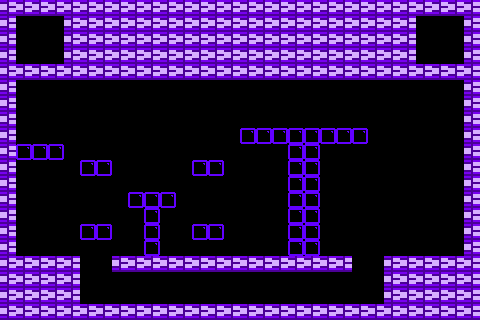

Below is a game level as drawn by its tile map, then a one-line description and the .tmx that defines it (tile-layer data replaced by summaries):
An orthogonal 30x20 tile map with 16x16 px tiles, 2 tile layers (bricks, solidbricks), 4 tilesets and 15 objects (6x PowerUpSpawnPoint, 3x StarInGameCurrency, 2x skeletonWhaleSpawnPoint, SpawnPoint, TimeBomb, ...).

<map version="1.0" orientation="orthogonal" width="30" height="20" tilewidth="16" tileheight="16">
 <tileset firstgid="1" name="TileSetTemplate" tilewidth="16" tileheight="16">
  <image source="TileSetTemplate.png" width="64" height="64" />
 </tileset>
 <tileset firstgid="17" name="TileSetTemplateSolid" tilewidth="16" tileheight="16">
  <image source="TileSetTemplateSolid.png" width="64" height="64" />
 </tileset>
 <tileset firstgid="33" name="Tile D" tilewidth="16" tileheight="16">
  <image source="Tile D.png" width="16" height="16" />
 </tileset>
 <tileset firstgid="34" name="Tile 6 Purple" tilewidth="16" tileheight="16">
  <image source="Tile 6 Purple.png" width="16" height="16" />
 </tileset>
 <layer name="bricks" width="30" height="20">
  <data>[600 cells, 39 non-empty, 1 distinct tile ids]</data>
 </layer>
 <layer name="solidbricks" width="30" height="20">
  <data>[600 cells, 232 non-empty, 1 distinct tile ids]</data>
 </layer>
 <objectgroup name="Objects" width="30" height="20">
  <object x="441" y="107" height="1" />
  <object name="skeletonWhaleSpawnPoint" x="40" y="39">
   <properties>
    <property name="skeletonWhaleSpawnPoint" value="1" />
   </properties>
  </object>
  <object name="skeletonWhaleSpawnPoint" x="441" y="37">
   <properties>
    <property name="skeletonWhaleSpawnPoint" value="1" />
   </properties>
  </object>
  <object name="SpawnPoint" x="38" y="241">
   <properties>
    <property name="SpawnPoint" value="1" />
   </properties>
  </object>
  <object name="PowerUpSpawnPoint" x="189" y="112">
   <properties>
    <property name="PowerUpSpawnPoint" value="1" />
   </properties>
  </object>
  <object name="PowerUpSpawnPoint" x="216" y="112">
   <properties>
    <property name="PowerUpSpawnPoint" value="2" />
   </properties>
  </object>
  <object name="PowerUpSpawnPoint" x="244" y="113">
   <properties>
    <property name="PowerUpSpawnPoint" value="3" />
   </properties>
  </object>
  <object name="PowerUpSpawnPoint" x="271" y="114">
   <properties>
    <property name="PowerUpSpawnPoint" value="4" />
   </properties>
  </object>
  <object name="PowerUpSpawnPoint" x="158" y="149">
   <properties>
    <property name="PowerUpSpawnPoint" value="0" />
   </properties>
  </object>
  <object name="PowerUpSpawnPoint" x="208" y="195">
   <properties>
    <property name="PowerUpSpawnPoint" value="5" />
   </properties>
  </object>
  <object name="StarInGameCurrency" x="439" y="206">
   <properties>
    <property name="StarInGameCurrency" value="1" />
   </properties>
  </object>
  <object name="TimeBomb" x="304" y="102">
   <properties>
    <property name="TimeBomb" value="1" />
   </properties>
  </object>
  <object name="ExitDoor" x="41" y="114">
   <properties>
    <property name="ExitDoor" value="1" />
   </properties>
  </object>
  <object name="StarInGameCurrency" x="265" y="228">
   <properties>
    <property name="StarInGameCurrency" value="1" />
   </properties>
  </object>
  <object name="StarInGameCurrency" x="39" y="171">
   <properties>
    <property name="StarInGameCurrency" value="1" />
   </properties>
  </object>
 </objectgroup>
</map>
